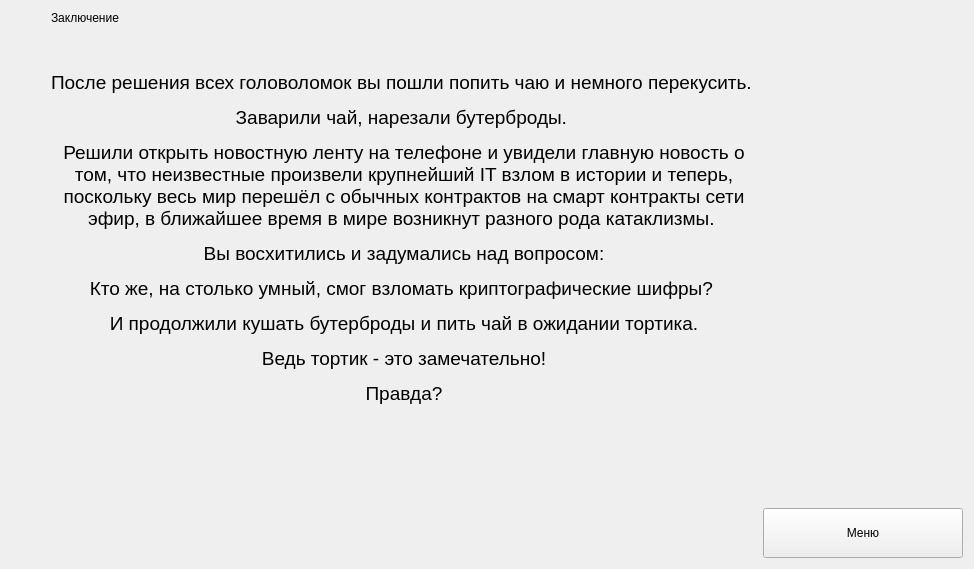
      <widget class="QWidget" name="end_lvl_page">
       <layout class="QGridLayout" name="gridLayout_6">
        <item row="3" column="2">
         <layout class="QVBoxLayout" name="verticalLayout_11">
          <item>
           <spacer name="verticalSpacer_9">
            <property name="orientation">
             <enum>Qt::Vertical</enum>
            </property>
            <property name="sizeHint" stdset="0">
             <size>
              <width>20</width>
              <height>40</height>
             </size>
            </property>
           </spacer>
          </item>
          <item>
           <widget class="QPushButton" name="menu_end_lvl_pb">
            <property name="minimumSize">
             <size>
              <width>200</width>
              <height>50</height>
             </size>
            </property>
            <property name="maximumSize">
             <size>
              <width>200</width>
              <height>50</height>
             </size>
            </property>
            <property name="text">
             <string>Меню</string>
            </property>
           </widget>
          </item>
         </layout>
        </item>
        <item row="1" column="1">
         <spacer name="verticalSpacer_10">
          <property name="orientation">
           <enum>Qt::Vertical</enum>
          </property>
          <property name="sizeHint" stdset="0">
           <size>
            <width>20</width>
            <height>40</height>
           </size>
          </property>
         </spacer>
        </item>
        <item row="0" column="1">
         <widget class="QLabel" name="end_lvl_name_lbl">
          <property name="text">
           <string>Заключение</string>
          </property>
         </widget>
        </item>
        <item row="2" column="1">
         <widget class="QLabel" name="label">
          <property name="font">
           <font>
            <pointsize>14</pointsize>
           </font>
          </property>
          <property name="text">
           <string>&lt;html&gt;&lt;head/&gt;&lt;body&gt;&lt;p align=&quot;center&quot;&gt;После решения всех головоломок вы пошли попить чаю и немного перекусить. &lt;/p&gt;&lt;p align=&quot;center&quot;&gt;Заварили чай, нарезали бутерброды. &lt;/p&gt;&lt;p align=&quot;center&quot;&gt;Решили открыть новостную ленту на телефоне и увидели главную новость о том, что неизвестные произвели крупнейший IT взлом в истории и теперь, поскольку весь мир перешёл с обычных контрактов на смарт контракты сети эфир, в ближайшее время в мире возникнут разного рода катаклизмы. &lt;/p&gt;&lt;p align=&quot;center&quot;&gt;Вы восхитились и задумались над вопросом:&lt;/p&gt;&lt;p align=&quot;center&quot;&gt;Кто же, на столько умный, смог взломать криптографические шифры? &lt;/p&gt;&lt;p align=&quot;center&quot;&gt;И продолжили кушать бутерброды и пить чай в ожидании тортика.&lt;/p&gt;&lt;p align=&quot;center&quot;&gt;Ведь тортик - это замечательно!&lt;/p&gt;&lt;p align=&quot;center&quot;&gt;Правда?&lt;/p&gt;&lt;p align=&quot;center&quot;&gt;&lt;br/&gt;&lt;/p&gt;&lt;/body&gt;&lt;/html&gt;</string>
          </property>
          <property name="alignment">
           <set>Qt::AlignCenter</set>
          </property>
          <property name="wordWrap">
           <bool>true</bool>
          </property>
          <property name="margin">
           <number>0</number>
          </property>
         </widget>
        </item>
        <item row="2" column="0">
         <spacer name="horizontalSpacer_10">
          <property name="orientation">
           <enum>Qt::Horizontal</enum>
          </property>
          <property name="sizeHint" stdset="0">
           <size>
            <width>40</width>
            <height>20</height>
           </size>
          </property>
         </spacer>
        </item>
       </layout>
      </widget>
